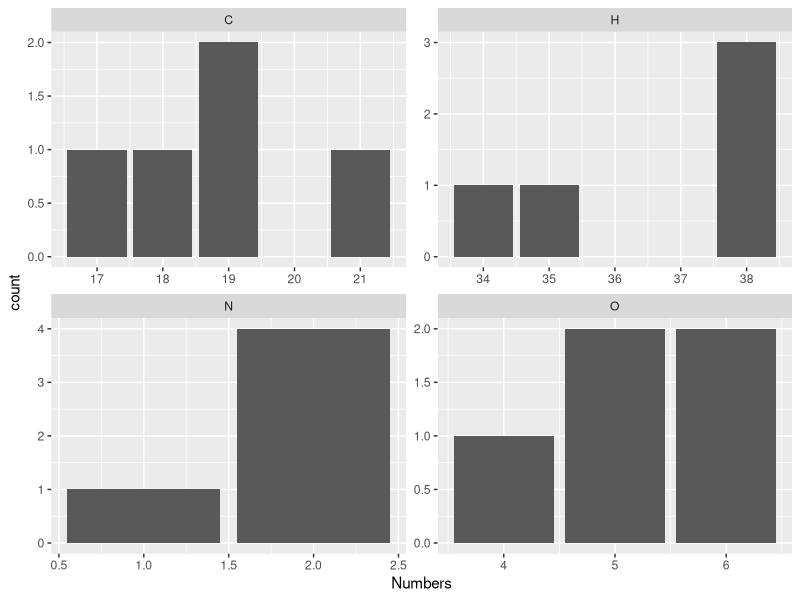
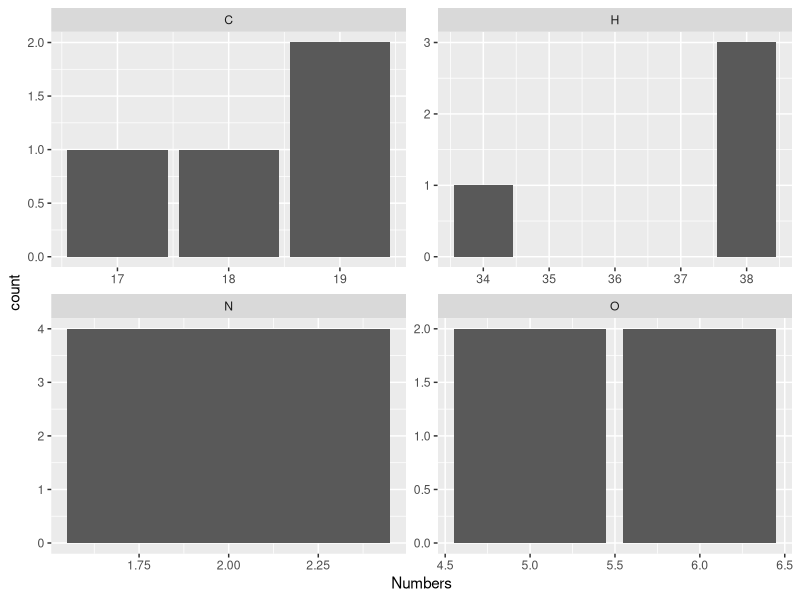
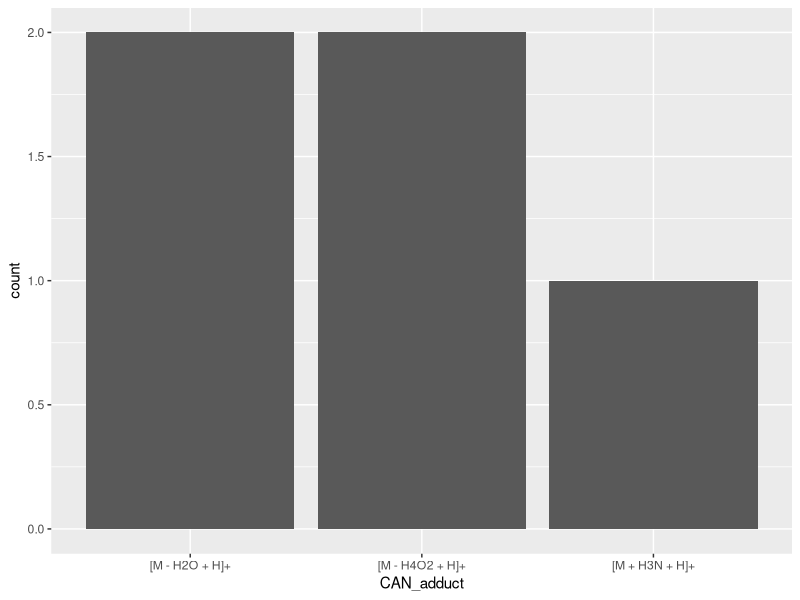
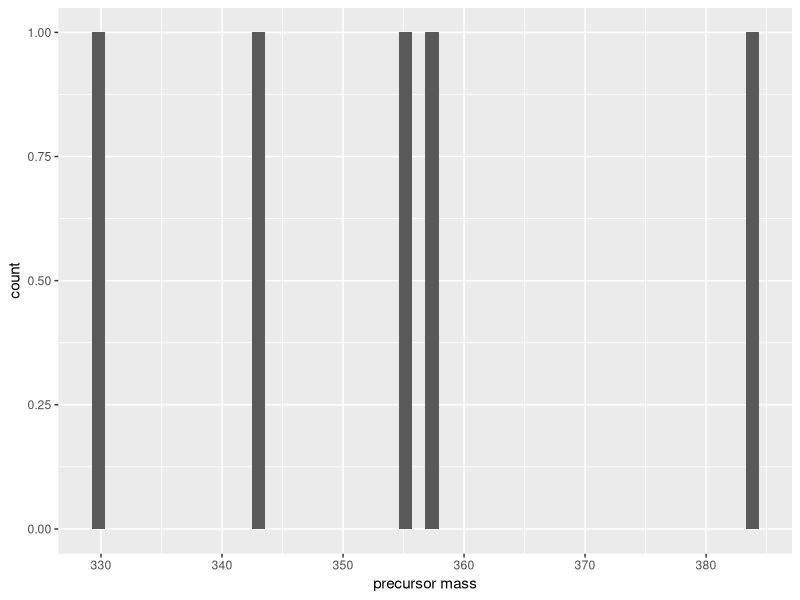
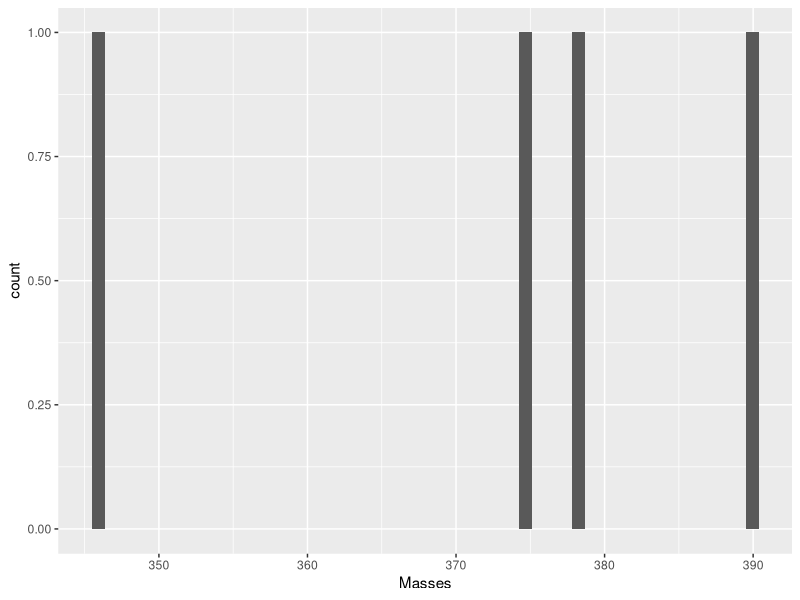

Generate these figures, in order, with R:
## ---- chunk 1
library(tidyverse)
library(wordcloud)

rm(list=ls(all=TRUE))
masses <- c(C = 12, H = 1.007825, N = 14.00307400443, O = 15.99491461957, P = 30.973761998, S = 31.9720711744)
## ---- chunk 2
node_annotations <- read_delim("mmvec skicon.csv")
## ---- chunk 3
node_annotations <- node_annotations %>% 
  filter(componentindex == 934)

node_annotations %>% nrow()
## ---- chunk 4
node_annotations %>% colnames() %>% sort()
## ---- chunk 5
node_annotations %>% 
  select(starts_with("CAN_")) %>% 
  lapply(sort) %>% lapply(unique)
## ---- chunk 6
word_freq <- tibble(
  Words = node_annotations$CAN_subclass
) %>% 
  filter(!is.na(Words)) %>% 
  mutate(Words = Words %>% str_remove_all("\"")) %>% 
  group_by(Words) %>% 
  summarize(Freq = n()) %>% 
  arrange(-Freq)

word_freq
## ---- chunk 7
wordcloud(word_freq$Words, word_freq$Freq, min.freq = 1)
## ---- chunk 8
node_annotations %>% 
  select(starts_with("CAN")) %>% 
  lapply(sort) %>% lapply(unique)
## ---- chunk 9
parse_formula <- function(x) {
  if (is.na(x)) tibble() else {
    elements <- x %>% str_remove_all("[0-9]") %>% str_split("") %>% unlist()
    numbers  <- x %>% str_split("[A-Z]") %>% unlist %>% 
      .[2:length(.)] %>% if_else(. == "", "1", .) %>% as.integer()
    tibble(Elements = elements, Numbers = numbers)
  }
}

formula_distribution <- node_annotations %>% 
  mutate(
    Parsed_Formula = CAN_molecularFormula %>% map(parse_formula)
  ) %>% 
  select(Shared_Name = `shared name`, CAN_molecularFormula, Parsed_Formula) %>% 
  unnest(Parsed_Formula) %>% 
  pivot_wider(names_from = Elements, values_from = Numbers, values_fill = 0)

formula_distribution
## ---- chunk 10
formula_distribution %>% 
  pivot_longer(all_of(c("C", "H", "N", "O")), names_to = "Elements", values_to = "Numbers") %>% 
  ggplot() +
  geom_bar(aes(Numbers)) +
  facet_wrap("Elements", scales = "free")
## ---- chunk 11
formula_distribution %>% 
  filter(N == 2) %>% 
  pivot_longer(all_of(c("C", "H", "N", "O")), names_to = "Elements", values_to = "Numbers") %>% 
  ggplot() +
  geom_bar(aes(Numbers)) +
  facet_wrap("Elements", scales = "free")
## ---- chunk 12
consensus_formula <- formula_distribution %>% 
  filter(N == 2) %>% 
  pivot_longer(all_of(c("C", "H", "N", "O")), names_to = "Elements", values_to = "Numbers") %>% 
  group_by(Elements, Numbers) %>% 
  summarise(N = n(), .groups = "drop_last") %>% 
  arrange(-N) %>% 
  summarise(Numbers = Numbers[1])

consensus_formula
## ---- chunk 13
consensus_formula %>% 
  mutate(Element_Number = str_c(Elements, Numbers)) %>% 
  pull(Element_Number) %>% 
  str_c(collapse = "")
## ---- chunk 14
consensus_formula %>% 
  mutate(Masses = masses[Elements] * Numbers) %>% 
  .$Masses %>% sum()
## ---- chunk 15
node_annotations %>% 
  ggplot() +
  geom_bar(aes(CAN_adduct))
## ---- chunk 16
node_annotations %>% 
  ggplot() +
  geom_histogram(aes(`precursor mass`), bins = 50)
## ---- chunk 17
formula_distribution %>% 
  filter(C > 15 & N == 2) %>% 
  pivot_longer(all_of(c("C", "H", "N", "O")), names_to = "Elements", values_to = "Numbers") %>% 
  mutate(Masses = masses[Elements] * Numbers) %>% 
  group_by(Shared_Name) %>% 
  summarise(Masses = sum(Masses)) %>% 
  ggplot() +
  geom_histogram(aes(Masses), bins = 50)
